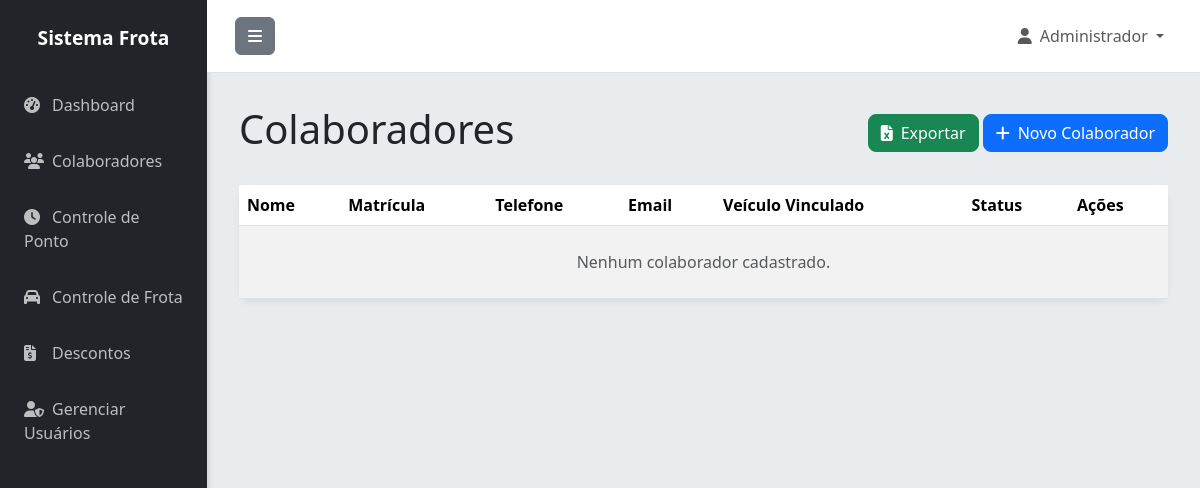
The app's page /colaboradores (signed in), older data.
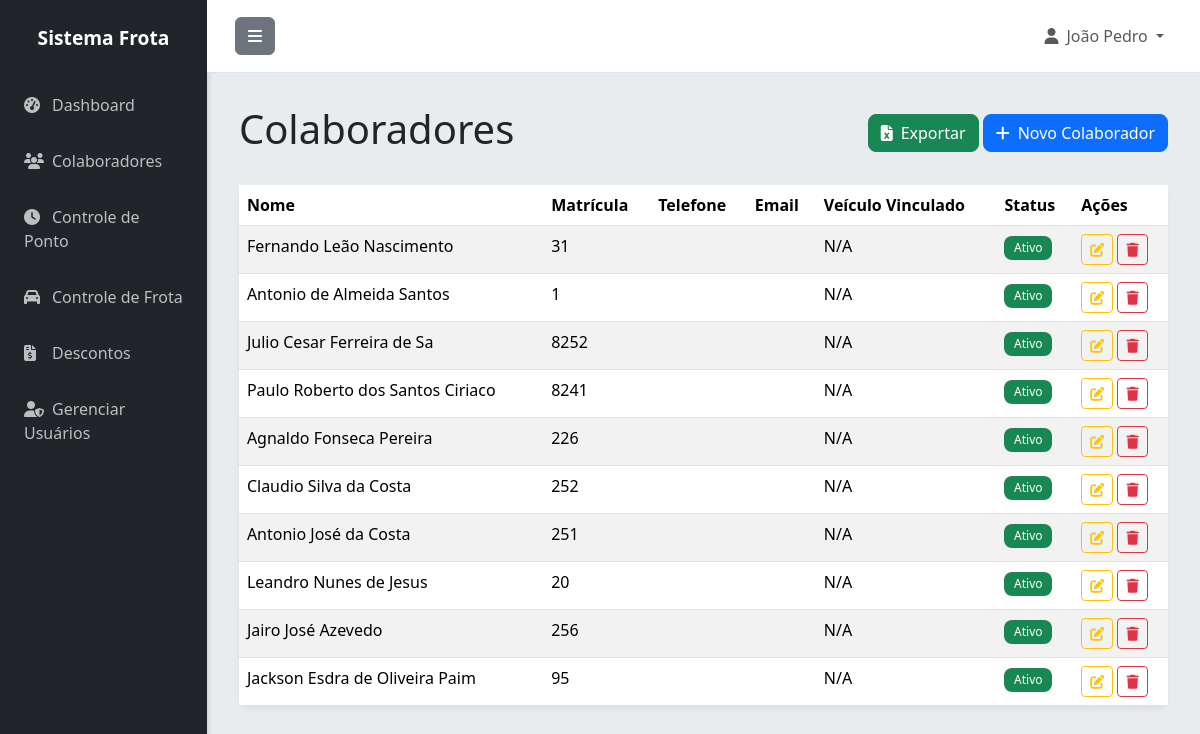
The same page, newer data.
### app.py (models this page shows)
class Usuario(UserMixin, db.Model):
    id = db.Column(db.Integer, primary_key=True)
    username = db.Column(db.String(80), unique=True, nullable=False)
    password_hash = db.Column(db.String(200), nullable=False)
    nome = db.Column(db.String(100), nullable=False)
    email = db.Column(db.String(120), unique=True, nullable=False)
    ativo = db.Column(db.Boolean, default=True)
    criado_em = db.Column(db.DateTime, default=datetime.utcnow)

class Colaborador(db.Model):
    id = db.Column(db.Integer, primary_key=True)
    nome = db.Column(db.String(100), nullable=False)
    matricula = db.Column(db.String(50), unique=True, nullable=False)
    cpf = db.Column(db.String(14), unique=True)
    telefone = db.Column(db.String(20))
    email = db.Column(db.String(120))
    veiculo_vinculado = db.Column(db.String(20))
    ativo = db.Column(db.Boolean, default=True)
    criado_em = db.Column(db.DateTime, default=datetime.utcnow)
    pontos = db.relationship('Ponto', backref='colaborador', lazy=True, cascade='all, delete-orphan')
    frotas = db.relationship('Frota', backref='motorista_obj', lazy=True)
    descontos = db.relationship('Desconto', backref='colaborador', lazy=True)

### app.py (the view)
@app.route('/colaboradores')
@login_required
def colaboradores():
    colaboradores = Colaborador.query.all()
    return render_template('colaboradores.html', colaboradores=colaboradores)

### app.py (called while the page is built, shortened)
@login_manager.user_loader
def load_user(user_id):
    return Usuario.query.get(int(user_id))

@app.before_request
def create_tables():
    db.create_all()

### templates/colaboradores.html (shortened to what this page needs)
{% extends "base.html" %}
{% block content %}
<div class="d-flex justify-content-between align-items-center mb-4">
    <h1 class="fw-light">Colaboradores</h1>
    <div>
        <a href="{{ url_for('exportar', tipo='colaboradores') }}" class="btn btn-success"><i class="fas fa-file-excel me-2"></i>Exportar</a>
        <a href="{{ url_for('novo_colaborador') }}" class="btn btn-primary"><i class="fas fa-plus me-2"></i>Novo Colaborador</a>
    </div>
</div>
<div class="card">
    <div class="card-body p-0">
        <div class="table-responsive">
            <table class="table table-striped table-hover mb-0">
                <thead class="bg-light">
                    <tr>
                        <th scope="col">Nome</th>
                        <th scope="col">Matrícula</th>
                        <th scope="col">Telefone</th>
                        <th scope="col">Email</th>
                        <th scope="col">Veículo Vinculado</th>
                        <th scope="col">Status</th>
                        <th scope="col">Ações</th>
                    </tr>
                </thead>
                <tbody>
                    {% for colaborador in colaboradores %}
                    <tr>
                        <td>{{ colaborador.nome }}</td>
                        <td>{{ colaborador.matricula }}</td>
                        <td>{{ colaborador.telefone }}</td>
                        <td>{{ colaborador.email }}</td>
                        <td>{{ colaborador.veiculo_vinculado or 'N/A' }}</td>
                        <td>
                            {% if colaborador.ativo %}
                                <span class="badge bg-success">Ativo</span>
                            {% else %}
                                <span class="badge bg-danger">Inativo</span>
                            {% endif %}
                        </td>
                        <td>
                            <a href="{{ url_for('editar_colaborador', id=colaborador.id) }}" class="btn btn-sm btn-outline-warning" title="Editar"><i class="fas fa-edit"></i></a>
                            <a href="{{ url_for('excluir_colaborador', id=colaborador.id) }}" class="btn btn-sm btn-outline-danger" title="Excluir" onclick="return confirm('Tem certeza que deseja excluir este colaborador?')"><i class="fas fa-trash"></i></a>
                        </td>
                    </tr>
                    {% else %}
                    <tr>
                        <td colspan="7" class="text-center text-muted py-4">Nenhum colaborador cadastrado.</td>
                    </tr>
                    {% endfor %}
                </tbody>
            </table>
        </div>
    </div>
</div>
{% endblock %}

### templates/base.html (shortened to what this page needs)
<!DOCTYPE html>
<html lang="pt-BR">
<head>
    <link href="https://cdn.jsdelivr.net/npm/bootstrap@5.3.3/dist/css/bootstrap.min.css" rel="stylesheet">
    <link rel="stylesheet" href="https://cdnjs.cloudflare.com/ajax/libs/font-awesome/6.5.1/css/all.min.css">
</head>
<body>
    <div class="d-flex" id="wrapper">
        <div id="sidebar-wrapper">
            <div class="sidebar-heading">Sistema Frota</div>
            <div class="list-group list-group-flush">
                <a href="{{ url_for('index') }}" class="list-group-item"><i class="fas fa-tachometer-alt me-2"></i>Dashboard</a>
                <a href="{{ url_for('colaboradores') }}" class="list-group-item"><i class="fas fa-users me-2"></i>Colaboradores</a>
                <a href="{{ url_for('pontos') }}" class="list-group-item"><i class="fas fa-clock me-2"></i>Controle de Ponto</a>
                <a href="{{ url_for('frota') }}" class="list-group-item"><i class="fas fa-car me-2"></i>Controle de Frota</a>
                <a href="{{ url_for('descontos') }}" class="list-group-item"><i class="fas fa-file-invoice-dollar me-2"></i>Descontos</a>
                {% if current_user.username == 'admin' %}
                <a href="{{ url_for('usuarios') }}" class="list-group-item"><i class="fas fa-user-shield me-2"></i>Gerenciar Usuários</a>
                {% endif %}
            </div>
        </div>
        <div id="page-content-wrapper">
            <nav class="navbar navbar-expand-lg navbar-light border-bottom">
                <div class="container-fluid">
                    <button class="btn btn-secondary" id="menu-toggle"><i class="fas fa-bars"></i></button>
                    <div class="collapse navbar-collapse" id="navbarSupportedContent">
                        <ul class="navbar-nav ms-auto mt-2 mt-lg-0">
                             {% if current_user.is_authenticated %}
                            <li class="nav-item dropdown">
                                <a class="nav-link dropdown-toggle" href="#" id="navbarDropdown" role="button" data-bs-toggle="dropdown" aria-expanded="false">
                                    <i class="fas fa-user me-2"></i>{{ current_user.nome }}
                                </a>
                            </li>
                             {% endif %}
                        </ul>
                    </div>
                </div>
            </nav>
            <main class="container-fluid">
                {% block content %}{% endblock %}
            </main>
        </div>
        </div>
</body>
</html>

### templates/base.html (style rules this page uses)
:root { --primary-color: #007bff; --secondary-color: #6c757d; --success-color: #28a745; --danger-color: #dc3545; --warning-color: #ffc107; --info-color: #17a2b8; --light-color: #f8f9fa; --dark-color: #343a40; --background-color: #e9ecef; --card-background: #ffffff; --sidebar-background: #212529; --sidebar-text: #ffffff; --header-background: #ffffff; }
body { background-color: var(--background-color); font-family: 'Segoe UI', Roboto, 'Helvetica Neue', Arial, sans-serif; }
#wrapper { display: flex; }
#sidebar-wrapper { min-height: 100vh; width: 250px; background-color: var(--sidebar-background); box-shadow: 2px 0 5px rgba(0, 0, 0, 0.1); transition: margin .25s ease-out; }
.sidebar-heading { padding: 1.5rem 1rem; font-size: 1.2rem; font-weight: bold; color: var(--sidebar-text); text-align: center; }
.list-group-item { background-color: var(--sidebar-background) !important; color: rgba(255, 255, 255, 0.7) !important; border: none; padding: 1rem 1.5rem; transition: background-color 0.3s, color 0.3s; }
.list-group-item i { width: 20px; }
#page-content-wrapper { flex-grow: 1; width: 100%; }
.navbar { background-color: var(--header-background) !important; border-bottom: 1px solid #e0e0e0; padding: 1rem; }
main.container-fluid { padding: 2rem !important; }
.card { border: none; border-radius: 0.75rem; box-shadow: 0 4px 6px rgba(0, 0, 0, 0.05); }
.btn-primary, .btn-success, .btn-warning, .btn-danger, .btn-info { border-radius: 0.5rem; }
.badge { border-radius: 0.5rem; padding: 0.5em 0.8em; font-weight: normal; }

Row changes from the older to the newer data that the page shows:
changed Usuario: nome "Administrador" → "João Pedro"
added Colaborador: nome "Fernando Leão Nascimento", matricula "31", veiculo_vinculado "N/A", ativo "Ativo"
added Colaborador: nome "Antonio de Almeida Santos", matricula "1", veiculo_vinculado "N/A", ativo "Ativo"
added Colaborador: nome "Julio Cesar Ferreira de Sa", matricula "8252", veiculo_vinculado "N/A", ativo "Ativo"
added Colaborador: nome "Paulo Roberto dos Santos Ciriaco", matricula "8241", veiculo_vinculado "N/A", ativo "Ativo"
added Colaborador: nome "Agnaldo Fonseca Pereira", matricula "226", veiculo_vinculado "N/A", ativo "Ativo"
added Colaborador: nome "Claudio Silva da Costa", matricula "252", veiculo_vinculado "N/A", ativo "Ativo"
added Colaborador: nome "Antonio José da Costa", matricula "251", veiculo_vinculado "N/A", ativo "Ativo"
added Colaborador: nome "Leandro Nunes de Jesus", matricula "20", veiculo_vinculado "N/A", ativo "Ativo"
added Colaborador: nome "Jairo José Azevedo", matricula "256", veiculo_vinculado "N/A", ativo "Ativo"
added Colaborador: nome "Jackson Esdra de Oliveira Paim", matricula "95", veiculo_vinculado "N/A", ativo "Ativo"
Text that changed along with them:
text no longer shown: "Nenhum colaborador cadastrado."
